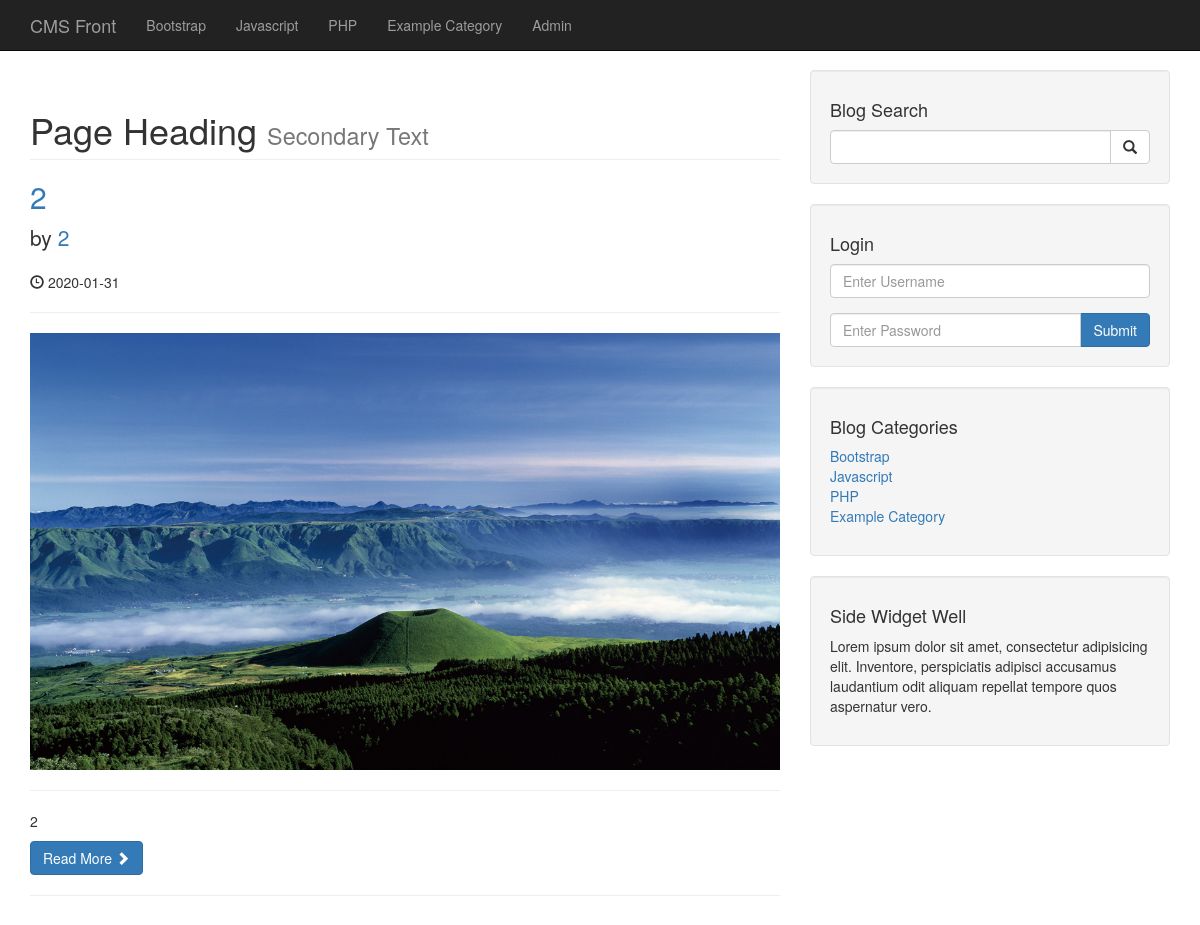
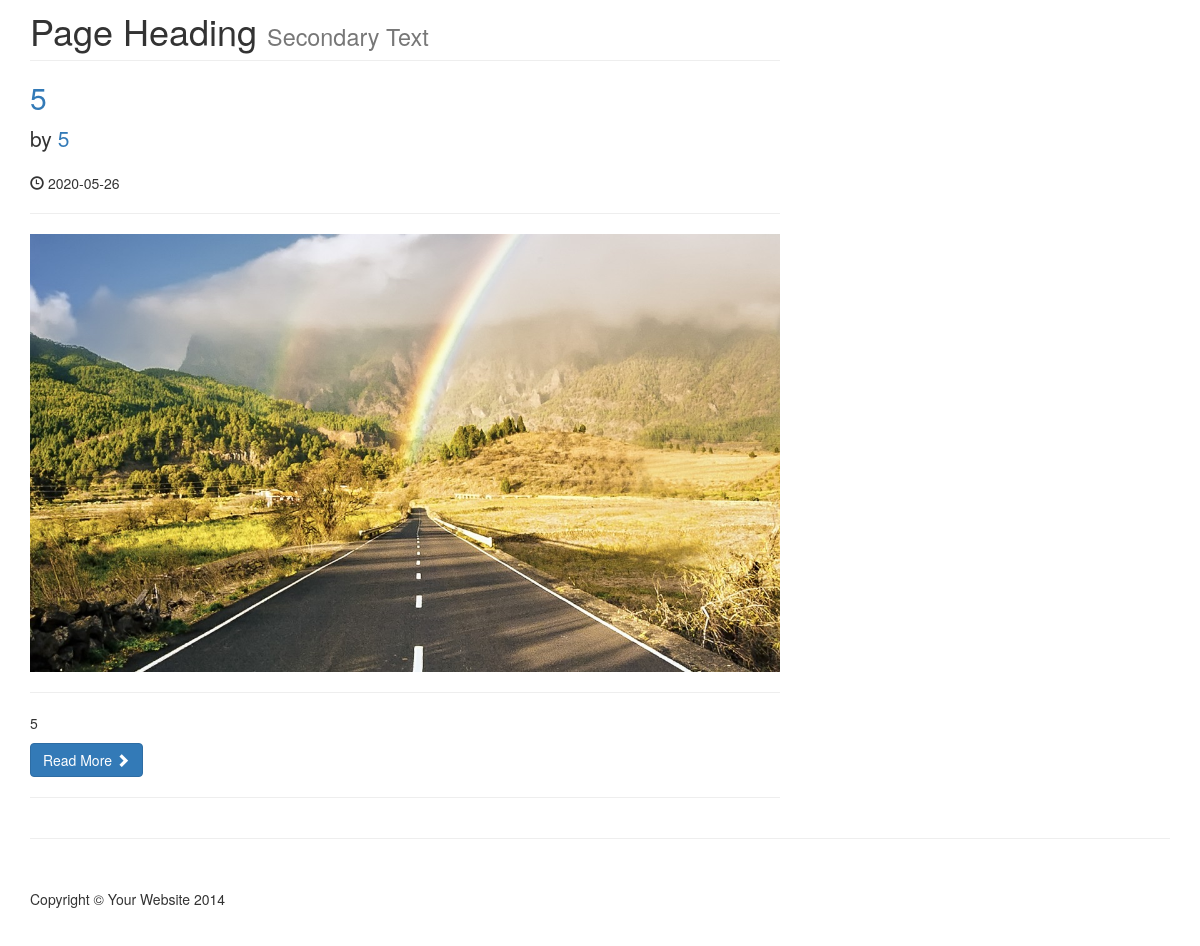
The page /category.php?category=2 on the database its author committed (2 pictures, top to bottom).
### tables this page shows
CREATE TABLE `categories` (
  `cat_id` int(3) NOT NULL,
  `cat_title` varchar(255) NOT NULL
);

CREATE TABLE `posts` (
  `post_id` int(3) NOT NULL,
  `post_category_id` int(3) NOT NULL,
  `post_title` varchar(255) NOT NULL,
  `post_author` varchar(255) NOT NULL,
  `post_date` date NOT NULL,
  `post_image` text NOT NULL,
  `post_content` text NOT NULL,
  `post_tags` varchar(255) NOT NULL,
  `post_comment_count` int(11) NOT NULL,
  `post_status` varchar(255) NOT NULL DEFAULT 'draft'
);

### category.php (the view)
<?php include "includes/header.php" ?>
<?php include "includes/db.php" ?>
<?php include "includes/navigation.php"?>
<div class="container">
    <div class="row">
        <div class="col-md-8">
            <?php
            if (isset($_GET['category'])){
                $post_category_id = $_GET['category'];
            }
            $query = "SELECT * FROM posts WHERE post_category_id = $post_category_id ";
            $select_all_posts_query = mysqli_query($connection,$query);
            while ($row = mysqli_fetch_assoc($select_all_posts_query)){
                $post_id = $row['post_id'];
                $post_title = $row['post_title'];
                $post_author = $row['post_author'];
                $post_date = $row['post_date'];
                $post_image = $row['post_image'];
                $post_content = substr($row['post_content'], 0,100);
                ?>
                <h1 class="page-header">
                    Page Heading
                    <small>Secondary Text</small>
                </h1>
                <h2>
                    <a href="post.php?p_id=<?php echo $post_id ?>"><?php echo $post_title ?></a>
                </h2>
                <p class="lead">
                    by <a href="index.php"><?php echo $post_author ?></a>
                </p>
                <p><span class="glyphicon glyphicon-time"></span> <?php echo $post_date ?></p>
                <hr>
                <img class="img-responsive" src="images/<?php echo $post_image ?>" alt="">
                <hr>
                <p><?php echo $post_content ?></p>
                <a class="btn btn-primary" href="#">Read More <span class="glyphicon glyphicon-chevron-right"></span></a>
                <hr>
                <?php
            }
            ?>
        </div>
        <?php include "includes/sidebar.php"?>
    </div>
    <hr>
    <?php include "includes/footer.php"?>

### includes/navigation.php (shortened to what this page needs)
<nav class="navbar navbar-inverse navbar-fixed-top" role="navigation">
    <div class="container">
        <div class="navbar-header">
            <a class="navbar-brand" href="index.php">CMS Front</a>
        </div>
        <div class="collapse navbar-collapse" id="bs-example-navbar-collapse-1">
            <ul class="nav navbar-nav">
                <?php
                $query = "SELECT * FROM categories";
                $select_all_categories_query = mysqli_query($connection, $query);
                while ($row = mysqli_fetch_assoc($select_all_categories_query)){
                    $cat_title = $row['cat_title'];
                    echo "<li><a href='#'>{$cat_title}</a></li>";
                }
                ?>
                <li>
                    <a href="admin/index.php">Admin</a>
                </li>
            </ul>
        </div>
    </div>
</nav>

### includes/sidebar.php
<div class="col-md-4">
    <div class="well">
        <h4>Blog Search</h4>
        <form action="search.php" method="post">
            <div class="input-group">
                <input name="search" type="text" class="form-control">
                <span class="input-group-btn">
                    <button name="submit" class="btn btn-default" type="submit">
                        <span class="glyphicon glyphicon-search"></span>
                    </button>
                </span>
            </div>
        </form>
    </div>
    <div class="well">
        <h4>Login</h4>
        <form action="includes/login.php" method="post">
            <div class="form-group">
                <input name="username" type="text" class="form-control" placeholder="Enter Username">
            </div>
            <div class="input-group">
                <input name="password" type="password" class="form-control" placeholder="Enter Password">
                <span class="input-group-btn">
                    <button class="btn btn-primary" name="login" type="submit">Submit</button>
                </span>
            </div>
        </form>
    </div>
    <div class="well">
        <?php
        $query = "SELECT * FROM categories";
        $select_all_categories_sidebar = mysqli_query($connection, $query);
        ?>
        <h4>Blog Categories</h4>
        <div class="row">
            <div class="col-lg-12">
                <ul class="list-unstyled">
                    <?php
                    while ($row =mysqli_fetch_assoc($select_all_categories_sidebar)){
                        $cat_title = $row['cat_title'];
                        $cat_id = $row['cat_id'];
                        echo "<li><a href='category.php?category=$cat_id'>{$cat_title}</a></li>";
                    }
                    ?>
                </ul>
            </div>
        </div>
    </div>
   <?php include "widget.php"  ?>
</div>

### css/blog-home.css (style rules this page uses)
body { padding-top: 70px; }

### rows shown on the page
categories: cat_title "Bootstrap"
categories: cat_title "Javascript"
categories: cat_title "PHP"
categories: cat_title "Example Category"
posts: post_title "2", post_author "2", post_date "2020-01-31", post_image (picture), post_content "2"
posts: post_title "5", post_author "5", post_date "2020-05-26", post_image (picture), post_content "5"
